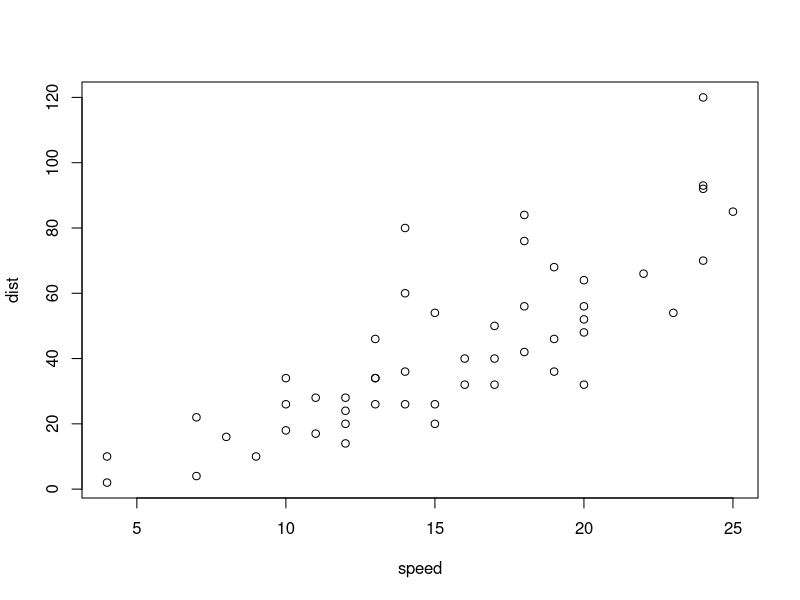
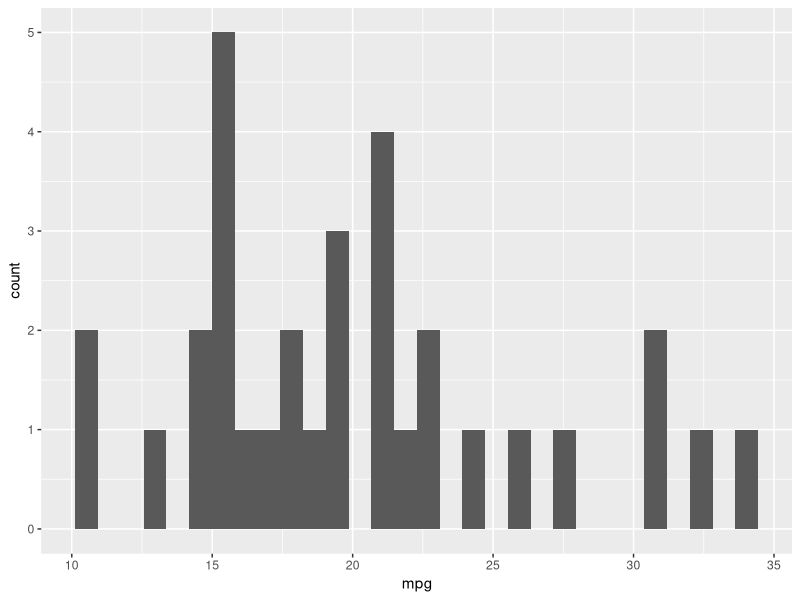

These figures' R source, in order:
## ---- chunk 1
knitr::opts_chunk$set(echo = FALSE)
## ---- chunk 2
plot(cars)
## ---- chunk 3
library(ggplot2)

ggplot(mtcars, aes(x =  mpg)) + 
  geom_histogram()
